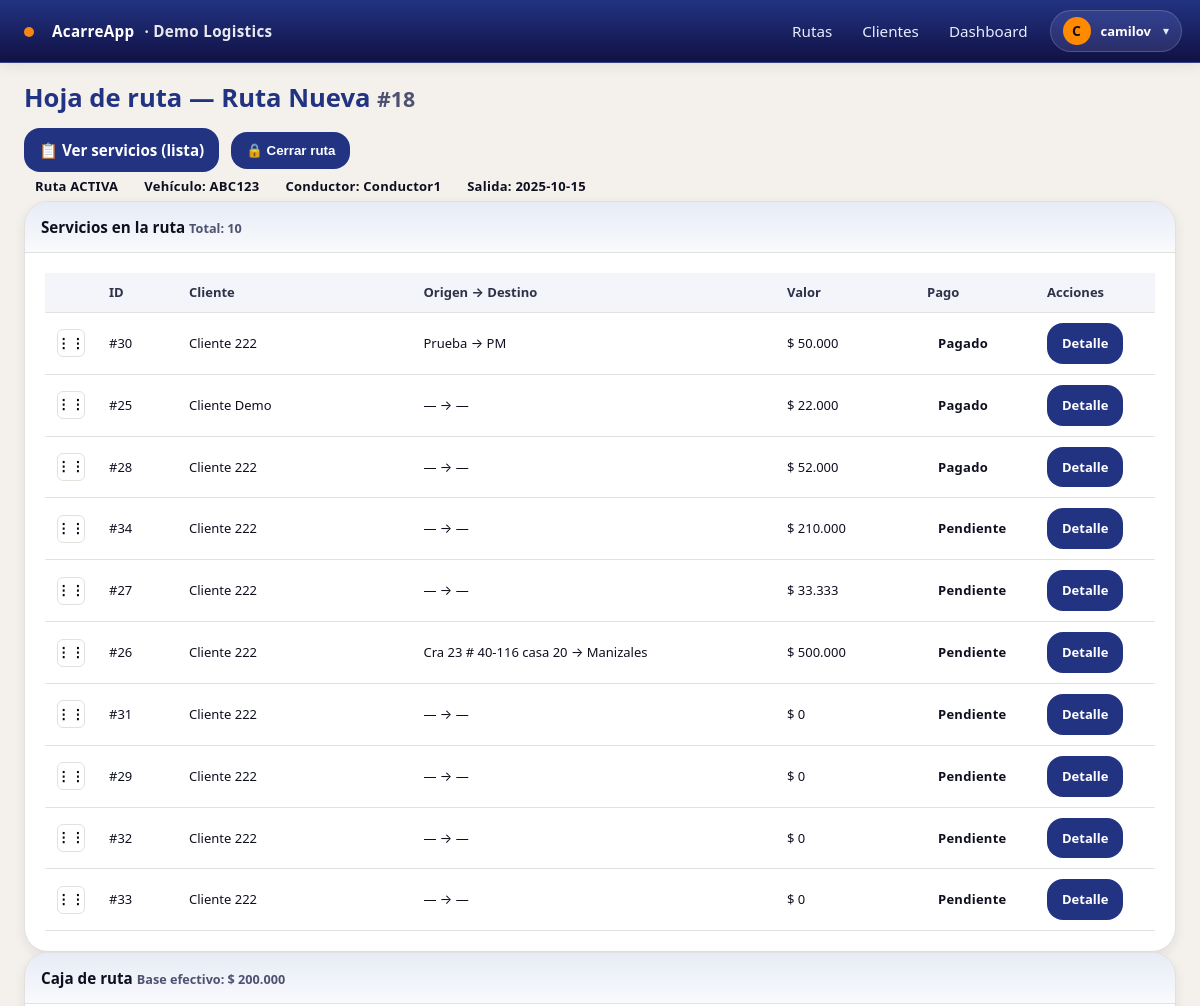
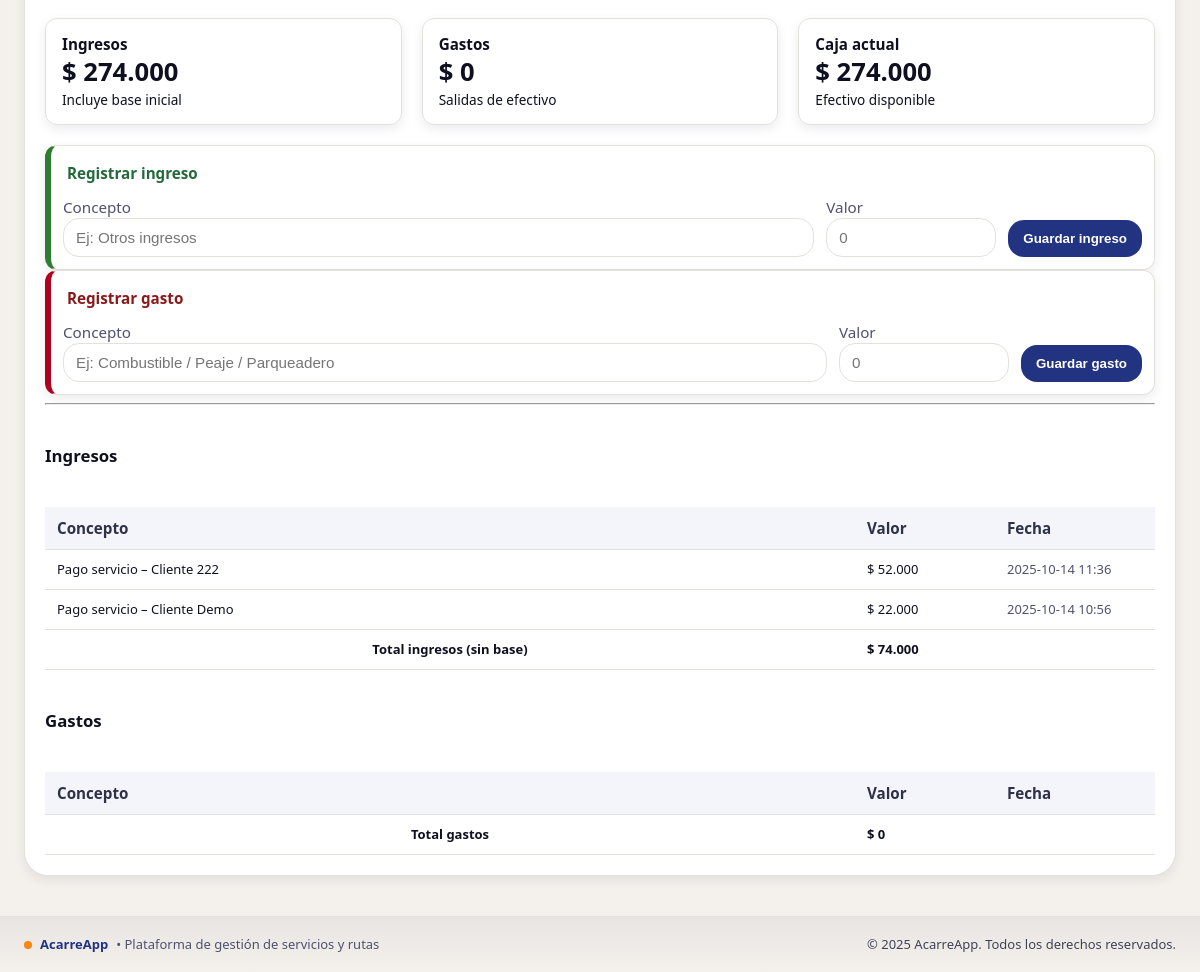
The page /rutas/18/hoja/ (signed in) on the database as committed earlier (2 pictures, top to bottom).
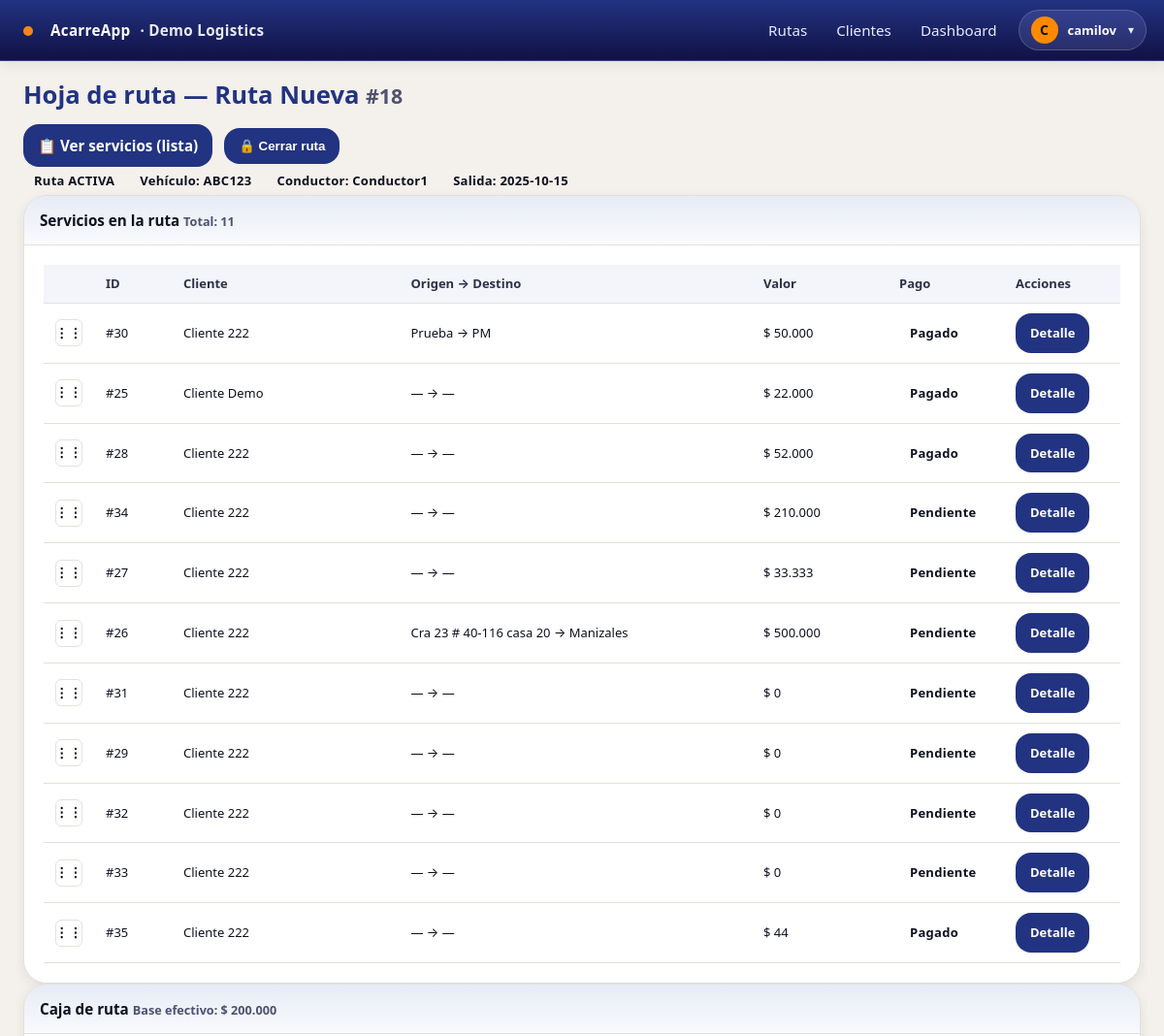
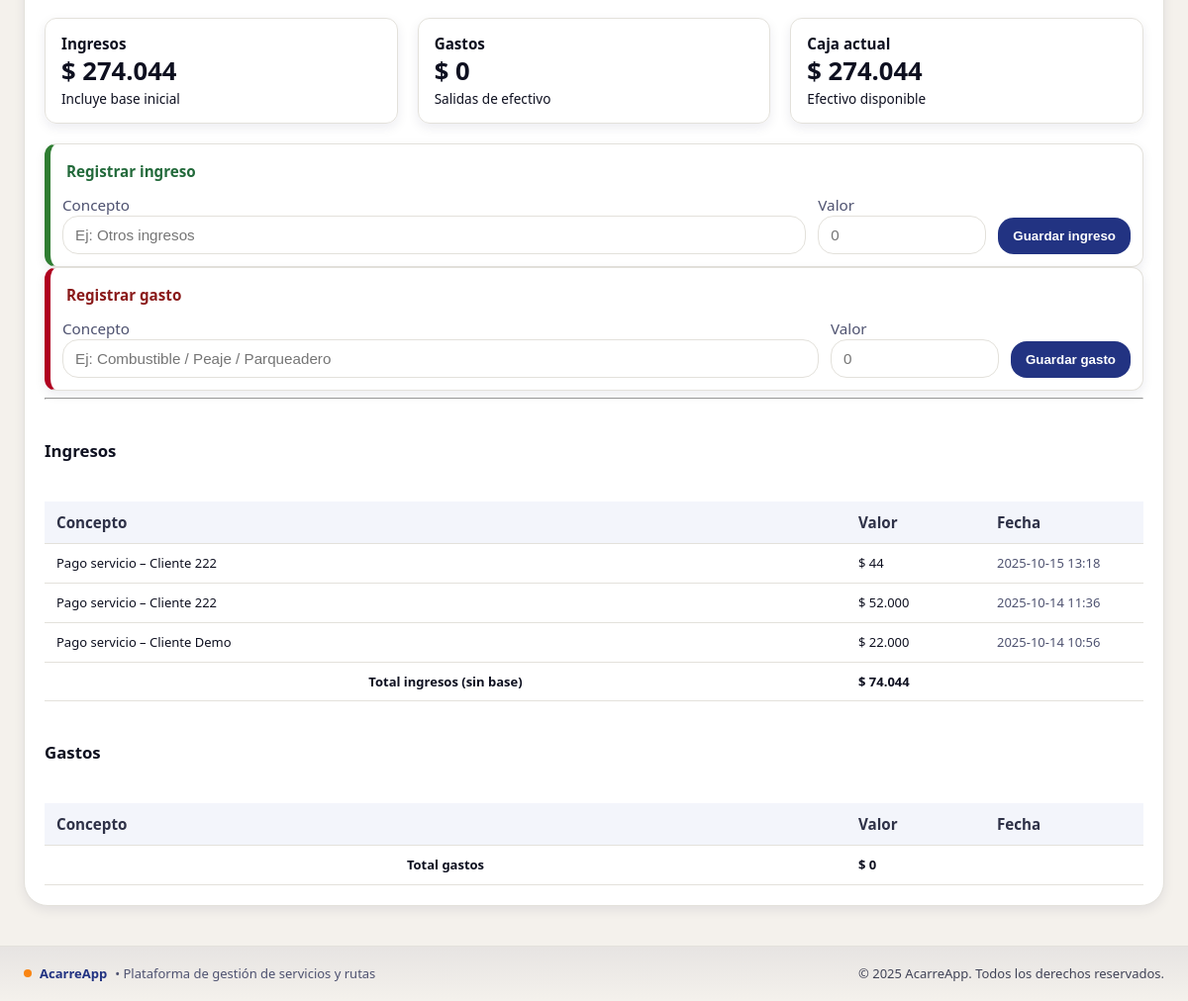
The same page on the database as committed later (2 pictures, top to bottom).
### servicios/models.py (models this page shows, shortened)
class Servicio(models.Model):
    PENDIENTE = 'PEND'
    ANTICIPO = 'ANT'
    PAGADO = 'PAG'
    ESTADOS = [(PENDIENTE,'Pendiente'), (ANTICIPO,'Recibir anticipo'), (PAGADO,'Pagado')]
    cliente = models.ForeignKey('empresa.Cliente', on_delete=models.PROTECT)
    ruta = models.ForeignKey('rutas.Ruta', on_delete=models.CASCADE, related_name='servicios')
    valor = models.PositiveIntegerField(default=0)
    estado_pago = models.CharField(max_length=4, choices=ESTADOS, default=PENDIENTE)
    anticipo = models.PositiveIntegerField(default=0)
    origen = models.CharField(max_length=200, blank=True)
    destino = models.CharField(max_length=200, blank=True)
    notas = models.TextField(blank=True)
    recogido = models.BooleanField(default=False)
    entregado = models.BooleanField(default=False)
    recogido_en = models.DateTimeField(null=True, blank=True)
    lat_recogida = models.FloatField(null=True, blank=True)
    lon_recogida = models.FloatField(null=True, blank=True)
    entregado_en = models.DateTimeField(null=True, blank=True)
    lat_entrega = models.FloatField(null=True, blank=True)
    lon_entrega = models.FloatField(null=True, blank=True)
    orden = models.PositiveIntegerField(default=0, db_index=True)
    cantidad = models.PositiveIntegerField(
        default=1,
        validators=[MinValueValidator(1)],
        help_text="Número de unidades asociadas al servicio (mínimo 1)."
    )
    class Meta:
        ordering = ['ruta', 'orden', 'id']
    @property
    def saldo_cartera(self):
        if self.estado_pago == self.PAGADO:
            return 0
        if self.estado_pago == self.PENDIENTE:
            return self.valor
        return max(self.valor - self.anticipo, 0)

### empresa/models.py (models this page shows, shortened)
class Cliente(models.Model):
    empresa = models.ForeignKey(Empresa, on_delete=models.PROTECT)
    nombre = models.CharField(max_length=120)
    contacto = models.CharField(max_length=120, blank=True)
    telefono = models.CharField(max_length=50, blank=True)
    direccion = models.CharField(max_length=200, blank=True)
    activo = models.BooleanField(default=True)
    class Meta:
        unique_together = [('empresa','nombre')]
        ordering = ['nombre']

### rutas/models.py (models this page shows)
class MovimientoCaja(models.Model):
    TIPO = [('INGRESO','Ingreso'), ('GASTO','Gasto')]
    empresa = models.ForeignKey(Empresa, on_delete=models.PROTECT)
    ruta = models.ForeignKey(Ruta, on_delete=models.CASCADE, related_name='movimientos')
    tipo = models.CharField(max_length=10, choices=TIPO)
    concepto = models.CharField(max_length=120)
    valor = models.IntegerField()
    usuario = models.ForeignKey(User, on_delete=models.PROTECT)
    timestamp = models.DateTimeField(auto_now_add=True)

### rutas/views.py (the view)
# urls.py: path('<int:pk>/hoja/', views.RutaDetailView.as_view(), name='hoja'),   # ⬅️ hoja de ruta
@method_decorator(login_required, name='dispatch')
class RutaDetailView(DetailView):
    model = Ruta
    template_name = 'rutas/detail.html'
    context_object_name = 'ruta'
    def get_queryset(self):
        emp = get_current_empresa()
        qs = Ruta.objects.filter(empresa=emp).select_related('vehiculo', 'conductor')
        if is_conductor(self.request.user):
            qs = qs.filter(conductor=self.request.user)
        return qs
    def dispatch(self, request, *args, **kwargs):
        self.object = self.get_object()
        if is_conductor(request.user) and self.object.estado != 'ACTIVA':
            messages.warning(request, 'Esta ruta ya fue cerrada.')
            return redirect('rutas:list')
        return super().dispatch(request, *args, **kwargs)
    def get_context_data(self, **kwargs):
        ctx = super().get_context_data(**kwargs)
        ruta = self.object
        servicios = ruta.servicios.select_related('cliente').order_by('orden', 'id')
        tot_servicios = servicios.count()
        valor_total = sum(s.valor for s in servicios)
        total_cobrado = sum(s.valor for s in servicios if s.estado_pago == 'PAG')
        total_pendiente = sum(getattr(s, 'saldo_cartera', 0) for s in servicios)
        movs = ruta.movimientos.all().order_by('-timestamp')
        total_gastos = sum(m.valor for m in movs if m.tipo == 'GASTO')
        total_ingresos = ruta.base_efectivo + sum(m.valor for m in movs if m.tipo == 'INGRESO')
        disponible = total_ingresos - total_gastos
        utilidad_neta = total_cobrado - total_gastos
        base = ruta.base_efectivo or 0
        ingresos_sin_base = (total_ingresos or 0) - base
        ctx.update({
            'servicios': servicios,
            'movimientos': movs,
            'tot_servicios': tot_servicios,
            'valor_total': valor_total,
            'total_cobrado': total_cobrado,
            'total_pendiente': total_pendiente,
            'total_gastos': total_gastos,
            'total_ingresos': total_ingresos,
            'disponible': disponible,
            'utilidad_neta': utilidad_neta,
            'ingresos_sin_base': ingresos_sin_base,   # ← aquí
            'es_gerente': is_gerente(self.request.user),
            'es_conductor': is_conductor(self.request.user),
            'add_servicio_url': reverse('servicios:crear') + f'?ruta={ruta.pk}',
        })
        return ctx

### acarreapp/context_processors.py (called while the page is built)
def vapid_public_key(request):
    return {"VAPID_PUBLIC_KEY": settings.VAPID_PUBLIC_KEY}

### acarreapp/tenancy.py (called while the page is built)
def set_current_empresa(empresa):
    _state.empresa = empresa

def get_current_empresa():
    return getattr(_state, 'empresa', None)

def empresa_context(request):
    return {'empresa_actual': get_current_empresa()}

### rutas/templatetags/formatting.py (called while the page is built)
def _to_number(value):
    try:
        return float(value)
    except Exception:
        return 0.0

@register.filter
def miles(value):
    n = int(round(_to_number(value)))
    return f"{n:,}".replace(",", ".")

@register.filter
def money(value):
    return f"$ {miles(value)}"

### rutas/views.py (called while the page is built)
def is_gerente(user):
    role = getattr(getattr(user, 'userprofile', None), 'rol', '')
    return user.is_superuser or user.is_staff or role == 'GERENTE'

def is_conductor(user):
    role = getattr(getattr(user, 'userprofile', None), 'rol', '')
    return role == 'CONDUCTOR' or user.groups.filter(name__iexact='Conductor').exists()

### templates/rutas/detail.html (shortened to what the changed rows need)
{% extends "base.html" %}
{% load formatting %}
{% load humanize %}
{% block content %}
<div class="d-flex justify-content-between align-items-center mb-3">
  <h1 class="m-0">
    Hoja de ruta — {{ ruta.nombre|default:"(sin nombre)" }} <small class="text-muted">#{{ ruta.id }}</small>
  </h1>
</div>
<div class="row g-3">
  <div class="col-lg-7">
    <div class="card shadow-sm h-100">
      <div class="card-header d-flex justify-content-between align-items-center">
        <span>Servicios en la ruta</span>
        <small class="text-muted">Total: {{ servicios|length }}</small>
      </div>
      <div class="card-body p-0">
        <div class="table-responsive">
          <table class="table table-striped table-hover align-middle mb-0">
            <thead class="table-light">
              <tr>
                {% if es_gerente and ruta.estado == "ACTIVA" %}
                  <th class="text-center" style="width:46px;"></th>
                {% endif %}
                <th class="text-center" style="width:80px;">ID</th>
                <th style="min-width:160px;">Cliente</th>
                <th>Origen → Destino</th>
                <th class="text-end" style="width:140px;">Valor</th>
                <th class="text-center" style="width:120px;">Pago</th>
                <th class="text-center" style="width:120px;">Acciones</th>
              </tr>
            </thead>
            <tbody id="sortable-servicios">
              {% for s in servicios %}
              <tr data-id="{{ s.id }}">
                {% if es_gerente and ruta.estado == "ACTIVA" %}
                  <td class="text-center">
                    <button type="button" class="drag-handle" aria-label="Reordenar"><span class="dots">⋮⋮</span></button>
                  </td>
                {% endif %}
                <td class="text-center">#{{ s.id }}</td>
                <td>{% firstof s.cliente.nombre s.cliente "—" %}</td>
                <td>{{ s.origen|default:"—" }} → {{ s.destino|default:"—" }}</td>
                <td class="text-end">{{ s.valor|default:0|money }}</td>
                <td class="text-center">
                  {% if s.estado_pago == "PEND" %}
                    <span class="badge text-bg-secondary">Pendiente</span>
                  {% elif s.estado_pago == "ANT" %}
                    <span class="badge text-bg-warning">Anticipo</span>
                  {% else %}
                    <span class="badge text-bg-success">Pagado</span>
                  {% endif %}
                </td>
                <td class="text-center">
                  <a class="btn btn-sm btn-outline-primary" href="{% url 'servicios:detail' s.id %}">Detalle</a>
                </td>
              </tr>
              {% empty %}
              <tr><td {% if es_gerente and ruta.estado == "ACTIVA" %}colspan="7"{% else %}colspan="6"{% endif %} class="text-center text-muted py-4">Sin servicios.</td></tr>
              {% endfor %}
            </tbody>
          </table>
        </div>
      </div>
    </div>
  </div>
  <div class="col-lg-5">
    <div class="card shadow-sm h-100">
      <div class="card-body">
        <div class="kpis mb-3">
          <div class="kpi">
            <div class="label">Ingresos</div>
            <div class="value">{{ total_ingresos|default_if_none:0|money }}</div>
            <div class="desc">Incluye base inicial</div>
          </div>
          <div class="kpi">
            <div class="label">Caja actual</div>
            <div class="value">{{ disponible|default_if_none:0|money }}</div>
            <div class="desc">Efectivo disponible</div>
          </div>
        </div>
        <div class="row g-3 mov-block">
          <div class="col-md-6">
            <div class="table-responsive">
              <table class="table table-sm table-striped align-middle mov-table">
                <thead>
                  <tr>
                    <th>Concepto</th>
                    <th class="text-end" style="width:140px;">Valor</th>
                    <th class="text-muted small" style="width:160px;">Fecha</th>
                  </tr>
                </thead>
                <tbody>
                  {% for m in movimientos %}
                    {% if m.tipo == "INGRESO" %}
                      <tr>
                        <td>{% firstof m.concepto m.servicio.nombre m.servicio|stringformat:"s" "(sin detalle)" %}</td>
                        <td class="text-end">{{ m.valor|money }}</td>
                        <td class="text-muted small">{{ m.timestamp|date:"Y-m-d H:i" }}</td>
                      </tr>
                    {% endif %}
                  {% empty %}
                    <tr><td colspan="3" class="text-center text-muted">Sin movimientos.</td></tr>
                  {% endfor %}
                </tbody>
                <tfoot>
                  <tr>
                    <th class="text-end">Total ingresos (sin base)</th>
                    <td class="text-end">{{ ingresos_sin_base|default_if_none:0|money }}</td>
                    <td></td>
                  </tr>
                </tfoot>
              </table>
            </div>
          </div>
          <div class="col-md-6">
            <div class="table-responsive">
              <table class="table table-sm table-striped align-middle mov-table">
                <thead>
                  <tr>
                    <th>Concepto</th>
                    <th class="text-end" style="width:140px;">Valor</th>
                    <th class="text-muted small" style="width:160px;">Fecha</th>
                  </tr>
                </thead>
                <tfoot>
                  <tr>
                    <th class="text-end">Total gastos</th>
                  </tr>
                </tfoot>
              </table>
            </div>
          </div>
        </div>
      </div>
    </div>
  </div>
</div>
{% endblock %}

Rows that differ between the two databases and show on the page:
added Servicio: id "35", cliente.nombre "Cliente 222", origen "—", destino "—", valor "$ 44", estado_pago "Pagado"
added MovimientoCaja: concepto "Pago servicio – Cliente 222", valor "$ 44", timestamp "2025-10-15 13:18"
Other text that changed with them:
{{ servicios|length }}: "10" → "11"
{{ total_ingresos|default_if_none:0|money }}: "$ 274.000" → "$ 274.044"
{{ disponible|default_if_none:0|money }}: "$ 274.000" → "$ 274.044"
{{ ingresos_sin_base|default_if_none:0|money }}: "$ 74.000" → "$ 74.044"
